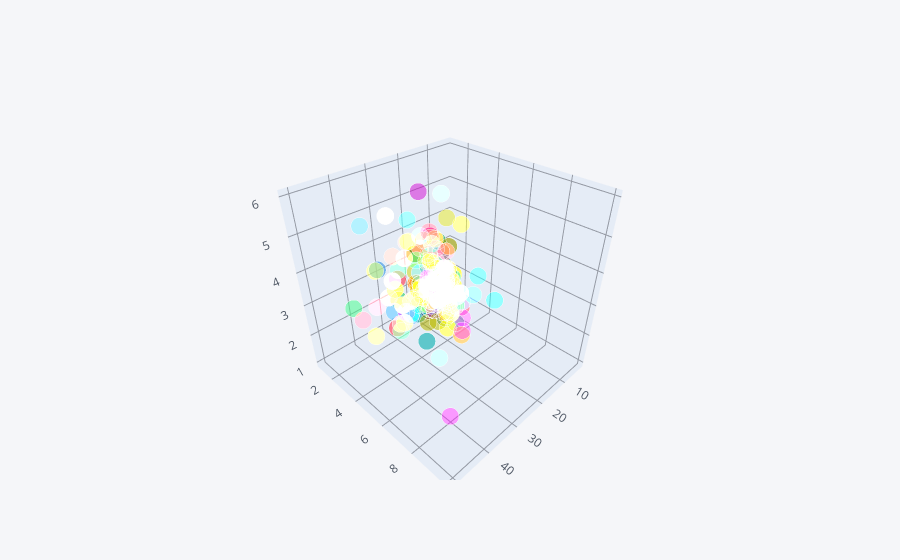

Notebook code cell kept with this figure:
### Code cell
df2.iplot(x="total_bill",y="tip",z="size",kind="scatter3d")

### Figure 1 — Plotly figure (JSON) as saved in the notebook; plotly's stock layout.template omitted (floating-point values rounded to 4 significant figures; data arrays with more than 128 entries replaced by an {"elided": "..."} marker saying what was removed)
{"data": [{"marker": {"color": {"elided": "244 str values"}, "opacity": 0.8, "size": {"elided": "244 int values"}, "symbol": "circle"}, "mode": "markers", "text": {"elided": "244 str values"}, "type": "scatter3d", "x": {"elided": "244 float values"}, "y": {"elided": "244 float values"}, "z": {"elided": "244 int values"}}], "layout": {"legend": {"bgcolor": "#F5F6F9", "font": {"color": "#4D5663"}}, "paper_bgcolor": "#F5F6F9", "plot_bgcolor": "#F5F6F9", "scene": {"xaxis": {"gridcolor": "#9499A3", "showgrid": true, "tickfont": {"color": "#4D5663"}, "title": {"font": {"color": "#4D5663"}, "text": ""}, "zerolinecolor": "#9499A3"}, "yaxis": {"gridcolor": "#9499A3", "showgrid": true, "tickfont": {"color": "#4D5663"}, "title": {"font": {"color": "#4D5663"}, "text": ""}, "zerolinecolor": "#9499A3"}, "zaxis": {"gridcolor": "#9499A3", "showgrid": true, "tickfont": {"color": "#4D5663"}, "title": {"font": {"color": "#4D5663"}, "text": ""}, "zerolinecolor": "#9499A3"}}, "title": {"font": {"color": "#4D5663"}}}}
